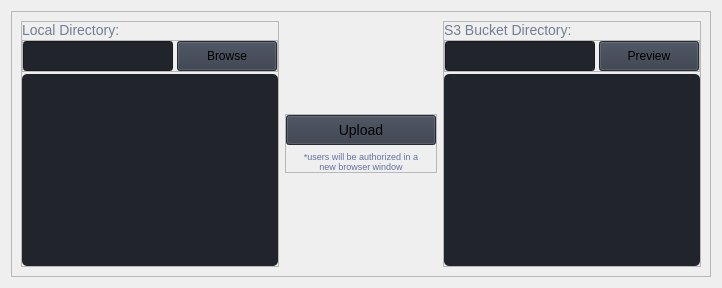
                     <widget class="QWidget" name="pageUpload">
                      <layout class="QVBoxLayout" name="verticalLayout_22">
                       <property name="sizeConstraint">
                        <enum>QLayout::SetDefaultConstraint</enum>
                       </property>
                       <item>
                        <widget class="QFrame" name="frame_3">
                         <property name="frameShape">
                          <enum>QFrame::StyledPanel</enum>
                         </property>
                         <property name="frameShadow">
                          <enum>QFrame::Raised</enum>
                         </property>
                         <layout class="QHBoxLayout" name="horizontalLayout_8">
                          <item>
                           <widget class="QFrame" name="frame_2">
                            <property name="sizePolicy">
                             <sizepolicy hsizetype="Expanding" vsizetype="Preferred">
                              <horstretch>0</horstretch>
                              <verstretch>0</verstretch>
                             </sizepolicy>
                            </property>
                            <property name="minimumSize">
                             <size>
                              <width>0</width>
                              <height>0</height>
                             </size>
                            </property>
                            <property name="frameShape">
                             <enum>QFrame::StyledPanel</enum>
                            </property>
                            <property name="frameShadow">
                             <enum>QFrame::Raised</enum>
                            </property>
                            <layout class="QVBoxLayout" name="verticalLayout_7">
                             <property name="spacing">
                              <number>2</number>
                             </property>
                             <property name="leftMargin">
                              <number>0</number>
                             </property>
                             <property name="topMargin">
                              <number>0</number>
                             </property>
                             <property name="rightMargin">
                              <number>0</number>
                             </property>
                             <property name="bottomMargin">
                              <number>0</number>
                             </property>
                             <item>
                              <widget class="QLabel" name="label">
                               <property name="sizePolicy">
                                <sizepolicy hsizetype="Preferred" vsizetype="Fixed">
                                 <horstretch>0</horstretch>
                                 <verstretch>0</verstretch>
                                </sizepolicy>
                               </property>
                               <property name="minimumSize">
                                <size>
                                 <width>0</width>
                                 <height>0</height>
                                </size>
                               </property>
                               <property name="styleSheet">
                                <string notr="true">color: rgb(113, 126, 149); font: 14px</string>
                               </property>
                               <property name="text">
                                <string>Local Directory:</string>
                               </property>
                              </widget>
                             </item>
                             <item>
                              <widget class="QFrame" name="frame_7">
                               <property name="sizePolicy">
                                <sizepolicy hsizetype="Preferred" vsizetype="Fixed">
                                 <horstretch>0</horstretch>
                                 <verstretch>0</verstretch>
                                </sizepolicy>
                               </property>
                               <property name="minimumSize">
                                <size>
                                 <width>0</width>
                                 <height>30</height>
                                </size>
                               </property>
                               <property name="frameShape">
                                <enum>QFrame::StyledPanel</enum>
                               </property>
                               <property name="frameShadow">
                                <enum>QFrame::Raised</enum>
                               </property>
                               <layout class="QHBoxLayout" name="horizontalLayout_10">
                                <property name="spacing">
                                 <number>4</number>
                                </property>
                                <property name="leftMargin">
                                 <number>0</number>
                                </property>
                                <property name="topMargin">
                                 <number>0</number>
                                </property>
                                <property name="rightMargin">
                                 <number>0</number>
                                </property>
                                <property name="bottomMargin">
                                 <number>0</number>
                                </property>
                                <item>
                                 <widget class="QLineEdit" name="local_dir">
                                  <property name="sizePolicy">
                                   <sizepolicy hsizetype="Preferred" vsizetype="Preferred">
                                    <horstretch>0</horstretch>
                                    <verstretch>0</verstretch>
                                   </sizepolicy>
                                  </property>
                                  <property name="minimumSize">
                                   <size>
                                    <width>0</width>
                                    <height>30</height>
                                   </size>
                                  </property>
                                  <property name="styleSheet">
                                   <string notr="true">background-color: rgb(33, 37, 43);</string>
                                  </property>
                                  <property name="readOnly">
                                   <bool>true</bool>
                                  </property>
                                 </widget>
                                </item>
                                <item>
                                 <widget class="QPushButton" name="btn_browse_dir">
                                  <property name="sizePolicy">
                                   <sizepolicy hsizetype="Maximum" vsizetype="Preferred">
                                    <horstretch>0</horstretch>
                                    <verstretch>0</verstretch>
                                   </sizepolicy>
                                  </property>
                                  <property name="minimumSize">
                                   <size>
                                    <width>100</width>
                                    <height>0</height>
                                   </size>
                                  </property>
                                  <property name="cursor">
                                   <cursorShape>PointingHandCursor</cursorShape>
                                  </property>
                                  <property name="styleSheet">
                                   <string notr="true">background-color: rgb(52, 59, 72); font: 12px</string>
                                  </property>
                                  <property name="text">
                                   <string>Browse</string>
                                  </property>
                                  <property name="icon">
                                   <iconset resource="../../../../repos/Modern_GUI_PyDracula_PySide6_or_PyQt6-master/resources.qrc">
                                    <normaloff>:/icons/images/icons/cil-folder-open.png</normaloff>:/icons/images/icons/cil-folder-open.png</iconset>
                                  </property>
                                 </widget>
                                </item>
                               </layout>
                              </widget>
                             </item>
                             <item>
                              <widget class="QTreeWidget" name="local_dir_tree">
                               <property name="sizePolicy">
                                <sizepolicy hsizetype="Preferred" vsizetype="Preferred">
                                 <horstretch>0</horstretch>
                                 <verstretch>0</verstretch>
                                </sizepolicy>
                               </property>
                               <property name="minimumSize">
                                <size>
                                 <width>0</width>
                                 <height>0</height>
                                </size>
                               </property>
                               <property name="styleSheet">
                                <string notr="true">font: 14px; background-color: rgb(33, 37, 43); color: #dddddd;border-radius: 5px;</string>
                               </property>
                               <property name="uniformRowHeights">
                                <bool>true</bool>
                               </property>
                               <property name="sortingEnabled">
                                <bool>false</bool>
                               </property>
                               <property name="animated">
                                <bool>true</bool>
                               </property>
                               <property name="headerHidden">
                                <bool>true</bool>
                               </property>
                               <property name="columnCount">
                                <number>1</number>
                               </property>
                               <attribute name="headerVisible">
                                <bool>false</bool>
                               </attribute>
                               <column>
                                <property name="text">
                                 <string notr="true">1</string>
                                </property>
                               </column>
                              </widget>
                             </item>
                            </layout>
                           </widget>
                          </item>
                          <item alignment="Qt::AlignHCenter|Qt::AlignVCenter">
                           <widget class="QFrame" name="frame_6">
                            <property name="frameShape">
                             <enum>QFrame::StyledPanel</enum>
                            </property>
                            <property name="frameShadow">
                             <enum>QFrame::Raised</enum>
                            </property>
                            <layout class="QVBoxLayout" name="verticalLayout_23">
                             <property name="leftMargin">
                              <number>0</number>
                             </property>
                             <property name="topMargin">
                              <number>0</number>
                             </property>
                             <property name="rightMargin">
                              <number>0</number>
                             </property>
                             <property name="bottomMargin">
                              <number>0</number>
                             </property>
                             <item>
                              <widget class="QPushButton" name="btn_upload_files">
                               <property name="sizePolicy">
                                <sizepolicy hsizetype="Maximum" vsizetype="Maximum">
                                 <horstretch>0</horstretch>
                                 <verstretch>0</verstretch>
                                </sizepolicy>
                               </property>
                               <property name="minimumSize">
                                <size>
                                 <width>150</width>
                                 <height>30</height>
                                </size>
                               </property>
                               <property name="cursor">
                                <cursorShape>PointingHandCursor</cursorShape>
                               </property>
                               <property name="styleSheet">
                                <string notr="true">background-color: rgb(52, 59, 72); font: 14px</string>
                               </property>
                               <property name="text">
                                <string>Upload</string>
                               </property>
                               <property name="icon">
                                <iconset>
                                 <normalon>:/icons/images/icons/cil-cloud-upload.png</normalon>
                                 <disabledon>:/icons/images/icons/cil-clock.png</disabledon>
                                </iconset>
                               </property>
                              </widget>
                             </item>
                             <item>
                              <widget class="QLabel" name="label_3">
                               <property name="sizePolicy">
                                <sizepolicy hsizetype="Preferred" vsizetype="Fixed">
                                 <horstretch>0</horstretch>
                                 <verstretch>0</verstretch>
                                </sizepolicy>
                               </property>
                               <property name="styleSheet">
                                <string notr="true">color: #6272a4; font: 9px</string>
                               </property>
                               <property name="text">
                                <string>*users will be authorized in a
new browser window</string>
                               </property>
                               <property name="alignment">
                                <set>Qt::AlignCenter</set>
                               </property>
                              </widget>
                             </item>
                            </layout>
                           </widget>
                          </item>
                          <item>
                           <widget class="QFrame" name="frame">
                            <property name="sizePolicy">
                             <sizepolicy hsizetype="Expanding" vsizetype="Preferred">
                              <horstretch>0</horstretch>
                              <verstretch>0</verstretch>
                             </sizepolicy>
                            </property>
                            <property name="frameShape">
                             <enum>QFrame::StyledPanel</enum>
                            </property>
                            <property name="frameShadow">
                             <enum>QFrame::Raised</enum>
                            </property>
                            <layout class="QVBoxLayout" name="verticalLayout_5">
                             <property name="spacing">
                              <number>2</number>
                             </property>
                             <property name="leftMargin">
                              <number>0</number>
                             </property>
                             <property name="topMargin">
                              <number>0</number>
                             </property>
                             <property name="rightMargin">
                              <number>0</number>
                             </property>
                             <property name="bottomMargin">
                              <number>0</number>
                             </property>
                             <item>
                              <widget class="QLabel" name="label_2">
                               <property name="sizePolicy">
                                <sizepolicy hsizetype="Preferred" vsizetype="Fixed">
                                 <horstretch>0</horstretch>
                                 <verstretch>0</verstretch>
                                </sizepolicy>
                               </property>
                               <property name="styleSheet">
                                <string notr="true">color: rgb(113, 126, 149); font: 14px</string>
                               </property>
                               <property name="text">
                                <string>S3 Bucket Directory:</string>
                               </property>
                              </widget>
                             </item>
                             <item>
                              <widget class="QFrame" name="frame_5">
                               <property name="sizePolicy">
                                <sizepolicy hsizetype="Preferred" vsizetype="Fixed">
                                 <horstretch>0</horstretch>
                                 <verstretch>0</verstretch>
                                </sizepolicy>
                               </property>
                               <property name="minimumSize">
                                <size>
                                 <width>0</width>
                                 <height>30</height>
                                </size>
                               </property>
                               <property name="frameShape">
                                <enum>QFrame::StyledPanel</enum>
                               </property>
                               <property name="frameShadow">
                                <enum>QFrame::Raised</enum>
                               </property>
                               <layout class="QHBoxLayout" name="horizontalLayout_9">
                                <property name="spacing">
                                 <number>4</number>
                                </property>
                                <property name="leftMargin">
                                 <number>0</number>
                                </property>
                                <property name="topMargin">
                                 <number>0</number>
                                </property>
                                <property name="rightMargin">
                                 <number>0</number>
                                </property>
                                <property name="bottomMargin">
                                 <number>0</number>
                                </property>
                                <item>
                                 <widget class="QLineEdit" name="s3_dir">
                                  <property name="sizePolicy">
                                   <sizepolicy hsizetype="Preferred" vsizetype="Fixed">
                                    <horstretch>0</horstretch>
                                    <verstretch>0</verstretch>
                                   </sizepolicy>
                                  </property>
                                  <property name="minimumSize">
                                   <size>
                                    <width>0</width>
                                    <height>30</height>
                                   </size>
                                  </property>
                                  <property name="styleSheet">
                                   <string notr="true">background-color: rgb(33, 37, 43);</string>
                                  </property>
                                 </widget>
                                </item>
                                <item>
                                 <widget class="QPushButton" name="btn_refresh_preview">
                                  <property name="sizePolicy">
                                   <sizepolicy hsizetype="Maximum" vsizetype="Preferred">
                                    <horstretch>0</horstretch>
                                    <verstretch>0</verstretch>
                                   </sizepolicy>
                                  </property>
                                  <property name="minimumSize">
                                   <size>
                                    <width>100</width>
                                    <height>0</height>
                                   </size>
                                  </property>
                                  <property name="cursor">
                                   <cursorShape>PointingHandCursor</cursorShape>
                                  </property>
                                  <property name="styleSheet">
                                   <string notr="true">background-color: rgb(52, 59, 72); font: 12px</string>
                                  </property>
                                  <property name="text">
                                   <string>Preview</string>
                                  </property>
                                  <property name="icon">
                                   <iconset resource="../../../../repos/Modern_GUI_PyDracula_PySide6_or_PyQt6-master/resources.qrc">
                                    <normaloff>:/icons/images/icons/cil-reload.png</normaloff>:/icons/images/icons/cil-reload.png</iconset>
                                  </property>
                                 </widget>
                                </item>
                               </layout>
                              </widget>
                             </item>
                             <item>
                              <widget class="QTreeWidget" name="s3_bucket_dir">
                               <property name="sizePolicy">
                                <sizepolicy hsizetype="Preferred" vsizetype="Preferred">
                                 <horstretch>0</horstretch>
                                 <verstretch>0</verstretch>
                                </sizepolicy>
                               </property>
                               <property name="minimumSize">
                                <size>
                                 <width>0</width>
                                 <height>0</height>
                                </size>
                               </property>
                               <property name="styleSheet">
                                <string notr="true">font: 14px; background-color: rgb(33, 37, 43); color: #dddddd;border-radius: 5px;</string>
                               </property>
                               <property name="uniformRowHeights">
                                <bool>true</bool>
                               </property>
                               <property name="sortingEnabled">
                                <bool>true</bool>
                               </property>
                               <property name="animated">
                                <bool>true</bool>
                               </property>
                               <property name="headerHidden">
                                <bool>true</bool>
                               </property>
                               <property name="columnCount">
                                <number>1</number>
                               </property>
                               <attribute name="headerVisible">
                                <bool>false</bool>
                               </attribute>
                               <column>
                                <property name="text">
                                 <string notr="true">1</string>
                                </property>
                               </column>
                              </widget>
                             </item>
                            </layout>
                           </widget>
                          </item>
                         </layout>
                        </widget>
                       </item>
                      </layout>
                     </widget>
